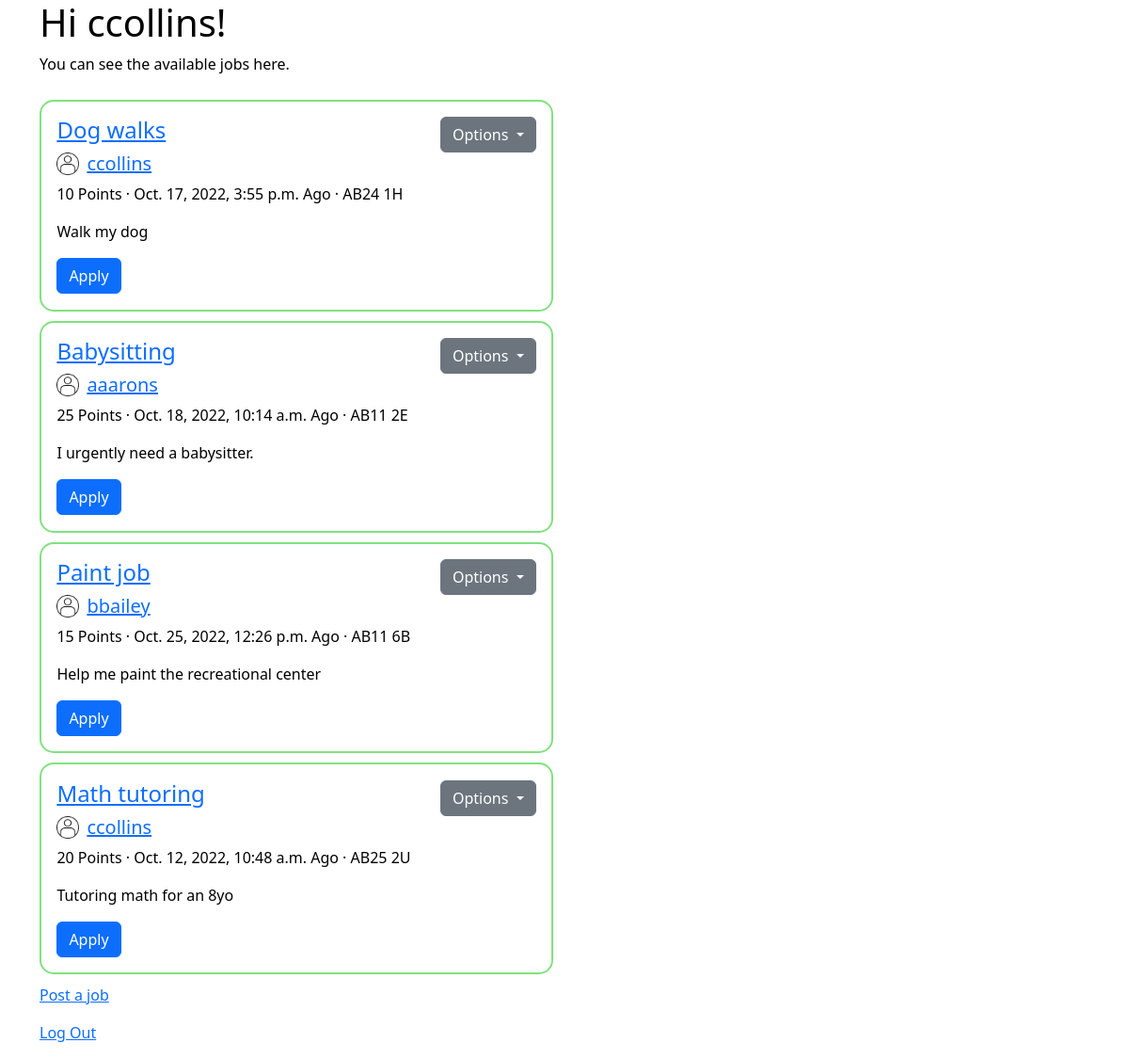
Page /jobs/ (signed in) on the earlier database version.
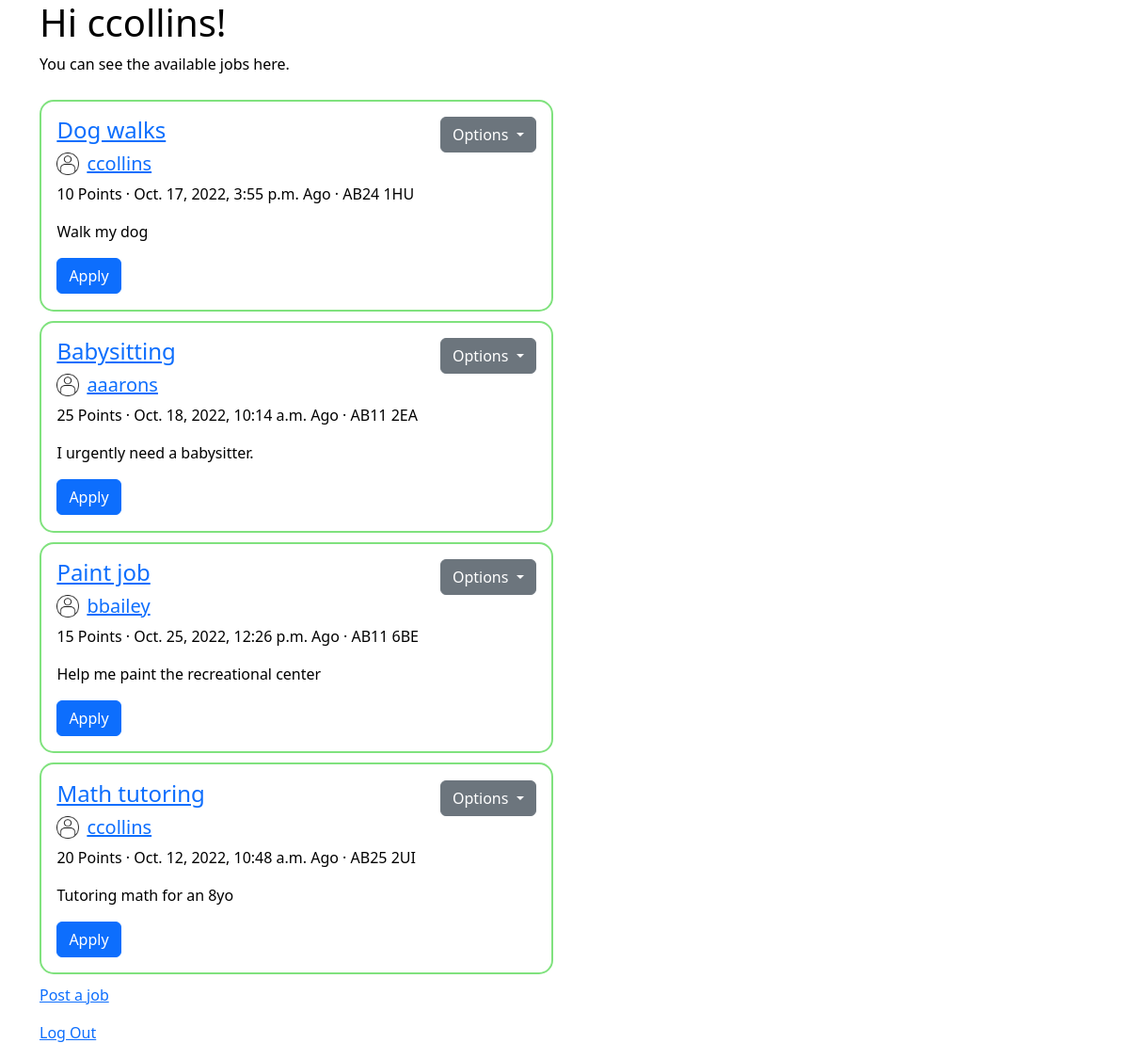
Same page on the later database version.
### jobs/models.py (models this page shows)
class JobPosting(models.Model):
    job_id = models.BigAutoField(primary_key=True)
    location = models.CharField(max_length=8)
    poster_id = models.ForeignKey(User, on_delete=models.CASCADE) # Should we use something else on delete?
    job_title = models.CharField(max_length=50)
    job_short_description = models.CharField(max_length=50)
    job_description = models.CharField(max_length=1000)
    posting_time = models.DateTimeField()
    points = models.IntegerField(validators=[MinValueValidator(1)])
    assigned = models.BooleanField()
    completed = models.BooleanField()

### jobs/views.py (the view)
# urls.py: path('', views.JobsView.as_view(), name='home'), # Basic home with the jobs list
class JobsView(ListView):
   model               = JobPosting
   template_name       = 'home.html'
   context_object_name = 'jobs'
   def get_queryset(self):
        return JobPosting.objects.all()

### templates/home.html (shortened to what this page needs)
{% extends 'base.html' %}
{% block content %}
<div class="container">
    <h1>Hi {{ user.username }}!</h1>
    <p>You can see the available jobs here.</p>
    <div class="row">
        <div class="col jobs-scroll">
            {% for job in jobs %}
                <div class="job-card" class="container">
                    <div class="d-flex justify-content-between">
                        <h4><a href="{% url 'jobdetails' job.job_id %}">{{ job.job_title }}</a></h4>
                        <div class="dropdown">
                            <button class="btn btn-secondary dropdown-toggle" type="button" id="dropdownMenuButton" data-toggle="dropdown" aria-haspopup="true" aria-expanded="false">
                                Options
                            </button>
                          </div>
                    </div>
                    <a href="">
                        <div class="d-flex justify-content-start">
                            <img src="../static/assets/user.png"/>
                            <h5>{{ job.poster_id.username }}</h5>
                        </div>
                    </a>
                    <p>{{ job.points }} Points · {{ job.posting_time }} Ago · {{ job.location }}</p>
                    <p>{{ job.job_short_description }}</p>
                    <button class="btn btn-primary">Apply</button>
                </div>
            {% endfor %}
        </div>
        <div class="col">
        </div>
    </div>
    <p><a href="{% url 'post' %}">Post a job</a></p>
    <p><a href="{% url 'logout' %}">Log Out</a></p>
</div>
{% endblock %}

Differences in the rows shown:
changed JobPosting "Dog walks": location "AB24 1H" → "AB24 1HU"
changed JobPosting "Babysitting": location "AB11 2E" → "AB11 2EA"
changed JobPosting "Paint job": location "AB11 6B" → "AB11 6BE"
changed JobPosting "Math tutoring": location "AB25 2U" → "AB25 2UI"
